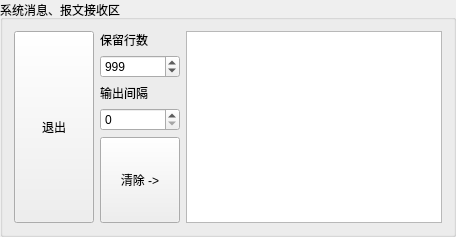
     <widget class="QGroupBox" name="groupBox_5">
      <property name="title">
       <string>系统消息、报文接收区</string>
      </property>
      <layout class="QHBoxLayout" name="horizontalLayout_9">
       <item>
        <layout class="QHBoxLayout" name="horizontalLayout_8">
         <item>
          <widget class="QPushButton" name="closeBn">
           <property name="sizePolicy">
            <sizepolicy hsizetype="Minimum" vsizetype="Expanding">
             <horstretch>0</horstretch>
             <verstretch>0</verstretch>
            </sizepolicy>
           </property>
           <property name="minimumSize">
            <size>
             <width>60</width>
             <height>38</height>
            </size>
           </property>
           <property name="text">
            <string>退出</string>
           </property>
          </widget>
         </item>
         <item>
          <layout class="QVBoxLayout" name="verticalLayout_7" stretch="0,0,0,0,0">
           <item>
            <widget class="QLabel" name="label_3">
             <property name="text">
              <string>保留行数</string>
             </property>
            </widget>
           </item>
           <item>
            <widget class="QSpinBox" name="clearEd">
             <property name="maximum">
              <number>99999</number>
             </property>
             <property name="value">
              <number>999</number>
             </property>
            </widget>
           </item>
           <item>
            <widget class="QLabel" name="label_4">
             <property name="text">
              <string>输出间隔</string>
             </property>
            </widget>
           </item>
           <item>
            <widget class="QSpinBox" name="infoOutIntervalEd">
             <property name="maximum">
              <number>999999</number>
             </property>
            </widget>
           </item>
           <item>
            <widget class="QPushButton" name="clearBn">
             <property name="sizePolicy">
              <sizepolicy hsizetype="Minimum" vsizetype="Expanding">
               <horstretch>0</horstretch>
               <verstretch>0</verstretch>
              </sizepolicy>
             </property>
             <property name="minimumSize">
              <size>
               <width>60</width>
               <height>38</height>
              </size>
             </property>
             <property name="text">
              <string>清除 -&gt;</string>
             </property>
            </widget>
           </item>
          </layout>
         </item>
         <item>
          <widget class="QPlainTextEdit" name="infoOutEd">
           <property name="font">
            <font>
             <pointsize>9</pointsize>
            </font>
           </property>
          </widget>
         </item>
        </layout>
       </item>
      </layout>
     </widget>
